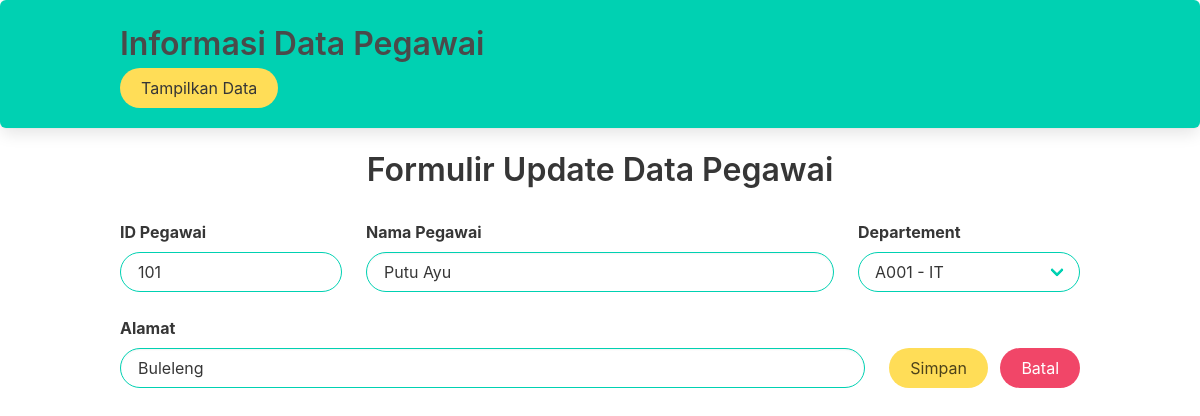
Page /edit_pegawai.php?ID_Peg=101 on the committed database.
### tables this page shows
CREATE TABLE `Pegawai` (
  `ID_Peg` int(5) NOT NULL,
  `Nama_Peg` varchar(20) NOT NULL,
  `Alamat` varchar(20) NOT NULL,
  `ID_Dept` varchar(5) NOT NULL
);

### edit_pegawai.php (the view, shortened to what this page needs)
<?php
    $ID_Peg = $_GET['ID_Peg'];
    include "koneksi.php";
    $qry = "select * from Pegawai where ID_Peg = '$ID_Peg'";
    $exec = mysqli_query($con, $qry);
    $data = mysqli_fetch_assoc($exec);
?>
<!DOCTYPE html>
<html lang="en">
<head>
    <link rel="stylesheet" href="bulma.css">
</head>
<body>
    <div class="box has-background-primary">
        <div class="container">
            <h1 class="is-size-3 has-text-weight-semibold">Informasi Data Pegawai</h1>
            <a class="button is-warning has-text-dark is-rounded" href="index.php">Tampilkan Data</a>
        </div>
    </div>
    <div class="container">
        <div class="title has-text-centered">Formulir Update Data Pegawai</div>
        <form name="input-pegawai" method="POST" action="update_pegawai.php">
            <div class="columns p-t">
                <div class="column is-one-quarter">
                    <div class="field">
                        <label class="label">ID Pegawai</label>
                        <div class="control">
                            <input name="ID_Peg" class="input is-primary is-rounded" type="number" placeholder="ID" value="<?php echo $data['ID_Peg']; ?>" readonly>
                        </div>
                    </div>
                </div>
                <div class="column is-half">
                    <div class="field">
                        <label class="label">Nama Pegawai</label>
                        <div class="control">
                            <input name="Nama_Peg" class="input is-primary is-rounded" type="text" placeholder="Nama" value="<?php echo $data['Nama_Peg'] ?>" required>
                        </div>
                    </div>
                </div>
                <div class="column">
                    <div class="field">
                        <label class="label">Departement</label>
                        <div class="control">
                            <div class="select is-fullwidth is-primary is-rounded">
                                <select name="ID_Dept">
                                    <option value="A001" <?php if ($data['ID_Dept'] == "A001") echo "selected"; ?>>A001 - IT</option>
                                </select>
                            </div>
                        </div>
                    </div>
                </div>
            </div>
            <div class="columns">
                <div class="column">
                    <div class="field">
                        <label class="label">Alamat</label>
                        <div class="control">
                            <input name="Alamat" class="input is-primary is-rounded" type="text" placeholder="Alamat" value="<?php echo $data['Alamat'] ?>" required>
                        </div>
                    </div>
                </div>
                <div class="column is-narrow">
                    <label class="label">&nbsp;</label>
                    <input type="submit" name="simpan-data" value="Simpan" class="button is-warning is-rounded">
                    <a href="index.php" class="button is-danger is-rounded m-l">Batal</a>
                </div>
            </div>
        </form>
    </div>
</body>
</html>

### edit_pegawai.php (style rules this page uses)
.p-t { padding-top: .5rem; }
.m-l { margin-left: .5rem; }

### rows in the picture
pegawai: ID_Peg "101", Nama_Peg "Putu Ayu", ID_Dept "A001 - IT", Alamat "Buleleng"
